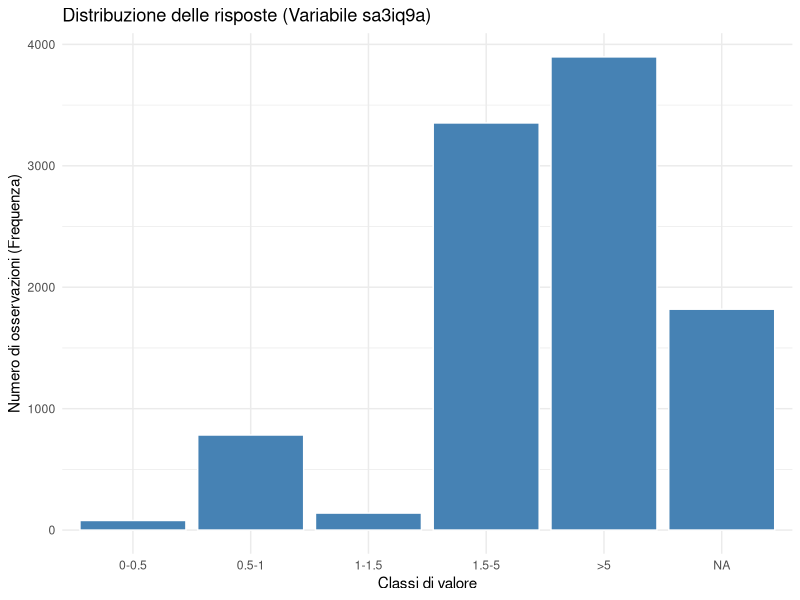
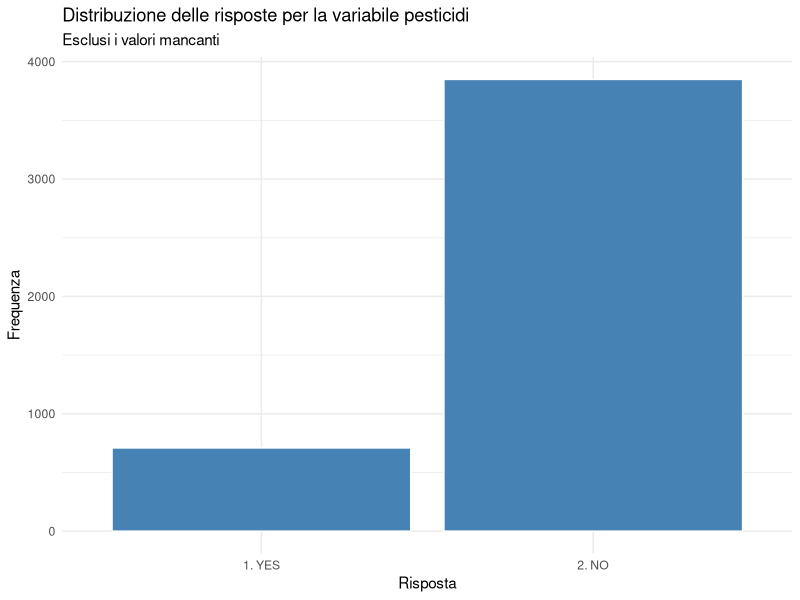
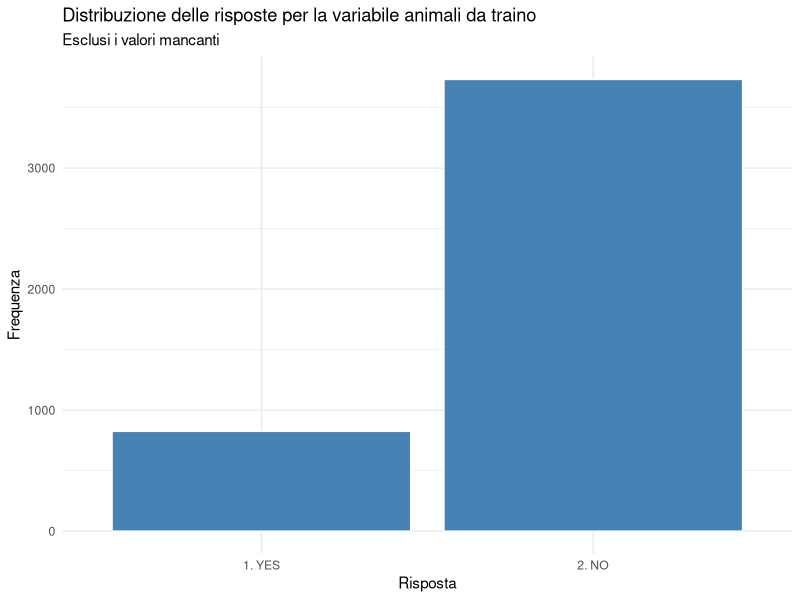
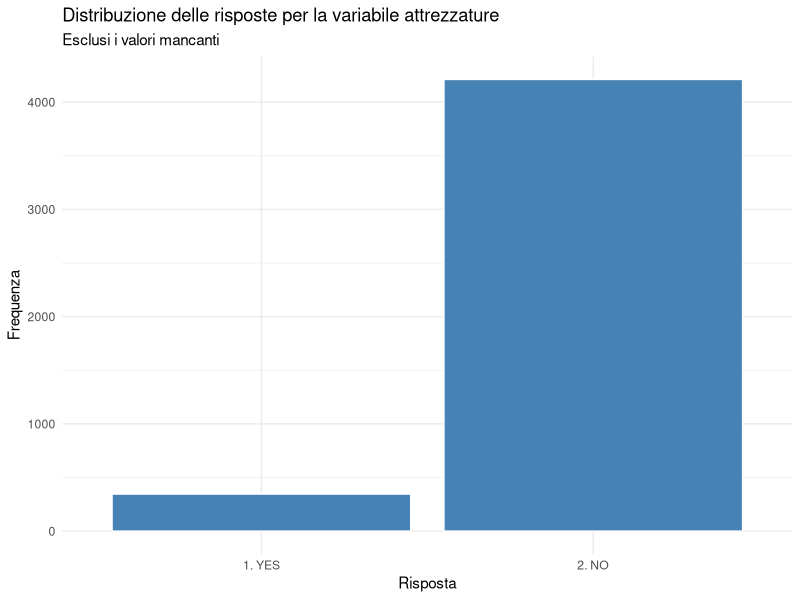

Write the R code that produced these figures, in order.
## ---- chunk 1
#install.packages("haven", "dplyr", "ggplot2")
## ---- chunk 2
library(haven)
## ---- chunk 3
data_agri <- read_dta("data/raw/secta3i_harvestw5.dta")
data_agri2 <- read_dta("data/raw/secta11c2_harvestw5.dta")
## ---- chunk 4
summary(data_agri)
## ---- chunk 5
library(dplyr)
data_agri |> count(sa3iq9a)
## ---- chunk 6
library(dplyr)
library(ggplot2)
## ---- chunk 7
data_agri <- data_agri |> 
  mutate(classe_risposta = cut(sa3iq9a, 
                               breaks = c(0, 0.5, 1, 1.5, 5, Inf), 
                               labels = c("0-0.5", "0.5-1", "1-1.5", "1.5-5", ">5")))
## ---- chunk 8
ggplot (data_agri, aes(x = classe_risposta)) +
  geom_bar(fill = "steelblue", color = "white") +
  labs(title = "Distribuzione delle risposte (Variabile sa3iq9a)",
       x = "Classi di valore",
       y = "Numero di osservazioni (Frequenza)") +
  theme_minimal()
## ---- chunk 9
data_agri2 <- data_agri2 %>%
rename(pesticidi= s11c2q3 ,
 animali_traino= s11c2q14, 
 attrezzature= s11c2q20 )
## ---- chunk 10
data_agri2 %>%
  # 1. Filtriamo via i valori mancanti (NA)
  filter(!is.na(pesticidi)) %>%
  # 2. Iniziamo il grafico
  ggplot(aes(x = as_factor(pesticidi))) +
  geom_bar(fill = "steelblue", color = "white") +
  labs(
    title = "Distribuzione delle risposte per la variabile pesticidi",
    subtitle = "Esclusi i valori mancanti",
    x = "Risposta",
    y = "Frequenza"
  ) +
  theme_minimal()
## ---- chunk 11
data_agri2 %>%
  # 1. Filtriamo via i valori mancanti (NA)
  filter(!is.na(animali_traino)) %>%
  # 2. Iniziamo il grafico
  ggplot(aes(x = as_factor(animali_traino))) +
  geom_bar(fill = "steelblue", color = "white") +
  labs(
    title = "Distribuzione delle risposte per la variabile animali da traino",
    subtitle = "Esclusi i valori mancanti",
    x = "Risposta",
    y = "Frequenza"
  ) +
  theme_minimal()
## ---- chunk 12
data_agri2 %>%
  # 1. Filtriamo via i valori mancanti (NA)
  filter(!is.na(attrezzature)) %>%
  # 2. Iniziamo il grafico
  ggplot(aes(x = as_factor(attrezzature))) +
  geom_bar(fill = "steelblue", color = "white") +
  labs(
    title = "Distribuzione delle risposte per la variabile attrezzature",
    subtitle = "Esclusi i valori mancanti",
    x = "Risposta",
    y = "Frequenza"
  ) +
  theme_minimal()
